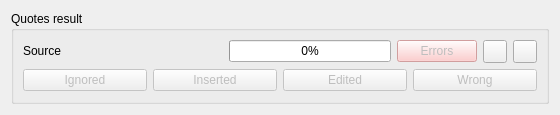
<?xml version="1.0" encoding="UTF-8"?>
<ui version="4.0">
 <class>wdgSource</class>
 <widget class="QWidget" name="wdgSource">
  <property name="geometry">
   <rect>
    <x>0</x>
    <y>0</y>
    <width>560</width>
    <height>115</height>
   </rect>
  </property>
  <property name="sizePolicy">
   <sizepolicy hsizetype="Preferred" vsizetype="Fixed">
    <horstretch>0</horstretch>
    <verstretch>0</verstretch>
   </sizepolicy>
  </property>
  <property name="minimumSize">
   <size>
    <width>0</width>
    <height>115</height>
   </size>
  </property>
  <property name="maximumSize">
   <size>
    <width>16777215</width>
    <height>115</height>
   </size>
  </property>
  <property name="windowTitle">
   <string>Form</string>
  </property>
  <layout class="QHBoxLayout" name="horizontalLayout_4">
   <item>
    <layout class="QVBoxLayout" name="verticalLayout">
     <item>
      <widget class="QGroupBox" name="grp">
       <property name="title">
        <string>Quotes result</string>
       </property>
       <layout class="QVBoxLayout" name="verticalLayout_2">
        <item>
         <layout class="QHBoxLayout" name="horizontalLayout_2">
          <item>
           <widget class="QLabel" name="lbl">
            <property name="sizePolicy">
             <sizepolicy hsizetype="Minimum" vsizetype="Fixed">
              <horstretch>0</horstretch>
              <verstretch>0</verstretch>
             </sizepolicy>
            </property>
            <property name="minimumSize">
             <size>
              <width>200</width>
              <height>0</height>
             </size>
            </property>
            <property name="maximumSize">
             <size>
              <width>200</width>
              <height>16777215</height>
             </size>
            </property>
            <property name="text">
             <string>Source</string>
            </property>
           </widget>
          </item>
          <item>
           <widget class="QProgressBar" name="progress">
            <property name="value">
             <number>0</number>
            </property>
           </widget>
          </item>
          <item>
           <widget class="QPushButton" name="cmdErrors">
            <property name="enabled">
             <bool>false</bool>
            </property>
            <property name="sizePolicy">
             <sizepolicy hsizetype="Minimum" vsizetype="Fixed">
              <horstretch>0</horstretch>
              <verstretch>0</verstretch>
             </sizepolicy>
            </property>
            <property name="toolTip">
             <string>Show source parse errors</string>
            </property>
            <property name="styleSheet">
             <string notr="true">
background-color: rgb(255, 192, 192);</string>
            </property>
            <property name="text">
             <string>Errors</string>
            </property>
           </widget>
          </item>
          <item>
           <widget class="QToolButton" name="cmdRun">
            <property name="sizePolicy">
             <sizepolicy hsizetype="Fixed" vsizetype="Fixed">
              <horstretch>0</horstretch>
              <verstretch>0</verstretch>
             </sizepolicy>
            </property>
            <property name="text">
             <string/>
            </property>
            <property name="icon">
             <iconset resource="../images/xulpymoney.qrc">
              <normaloff>:/xulpymoney/transfer.png</normaloff>:/xulpymoney/transfer.png</iconset>
            </property>
           </widget>
          </item>
          <item>
           <widget class="QToolButton" name="cmdCancel">
            <property name="icon">
             <iconset resource="../images/xulpymoney.qrc">
              <normaloff>:/xulpymoney/button_cancel.png</normaloff>:/xulpymoney/button_cancel.png</iconset>
            </property>
           </widget>
          </item>
         </layout>
        </item>
        <item>
         <layout class="QHBoxLayout" name="horizontalLayout">
          <item>
           <widget class="QPushButton" name="cmdIgnored">
            <property name="enabled">
             <bool>false</bool>
            </property>
            <property name="toolTip">
             <string>Show quotes that are already in the database</string>
            </property>
            <property name="text">
             <string>Ignored</string>
            </property>
           </widget>
          </item>
          <item>
           <widget class="QPushButton" name="cmdInserted">
            <property name="enabled">
             <bool>false</bool>
            </property>
            <property name="toolTip">
             <string>Inserted quotes</string>
            </property>
            <property name="text">
             <string>Inserted</string>
            </property>
           </widget>
          </item>
          <item>
           <widget class="QPushButton" name="cmdEdited">
            <property name="enabled">
             <bool>false</bool>
            </property>
            <property name="toolTip">
             <string>Updated quotes with the same product, date and time</string>
            </property>
            <property name="text">
             <string>Edited</string>
            </property>
           </widget>
          </item>
          <item>
           <widget class="QPushButton" name="cmdBad">
            <property name="enabled">
             <bool>false</bool>
            </property>
            <property name="toolTip">
             <string>Show quotes that can't be saved (price 0...)</string>
            </property>
            <property name="text">
             <string>Wrong</string>
            </property>
           </widget>
          </item>
         </layout>
        </item>
       </layout>
      </widget>
     </item>
    </layout>
   </item>
  </layout>
 </widget>
 <resources>
  <include location="../images/xulpymoney.qrc"/>
 </resources>
 <connections/>
</ui>
